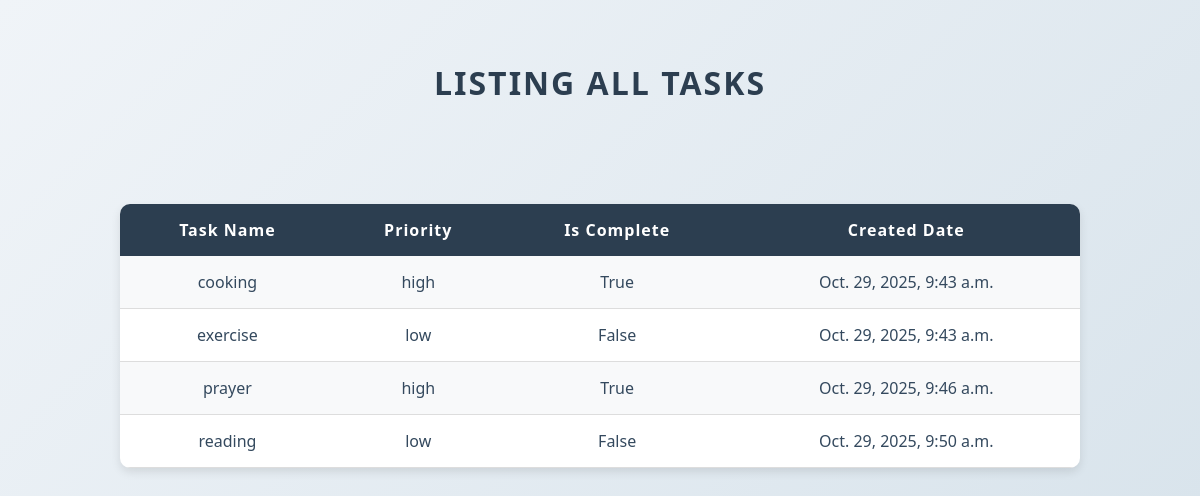
The app's page /tasklisting/ (signed in) with its own data.
### task_app/models.py (models this page shows)
class TaskModel(models.Model):
    priority_choice = [('high','high'),
                       ('low','low')]
    user = models.ForeignKey(User,on_delete=models.CASCADE)
    task_name = models.CharField(max_length=50)
    priority = models.CharField(max_length=50,choices=priority_choice)
    created_date = models.DateTimeField(auto_now_add=True)
    is_complete = models.BooleanField(default=False)

### task_app/views.py (the view)
# urls.py: path('tasklisting/',TaskListView.as_view(),name="listtask"),
class TaskListView(View):
     def get(self,request):
          task = TaskModel.objects.filter(user = request.user)
          return render(request,"task_list.html",{"task":task})

### task_app/templates/task_list.html (shortened to what this page needs)
<!DOCTYPE html>
<html lang="en">
<head>
</head>
<body>
    <h1>Listing All Tasks</h1>
    <table>
        <th>Task Name</th>
        <th>Priority</th>
        <th>Is Complete</th>
        <th>Created Date</th>
        {% for data in task %}
        <tr>
            <td>{{data.task_name}}</td>
            <td>{{data.priority}}</td>
            <td>{{data.is_complete}}</td>
            <td>{{data.created_date}}</td>
        </tr>
        {% endfor %}
    </table>
</body>
</html>

### task_app/templates/task_list.html (style rules this page uses)
body { font-family: "Segoe UI", Tahoma, Geneva, Verdana, sans-serif; background: linear-gradient(135deg, #f0f4f8, #d9e4ec); margin: 0; padding: 40px 0; }
h1 { text-align: center; color: #2c3e50; margin-bottom: 100px; text-transform: uppercase; letter-spacing: 2px; }
table { border-collapse: collapse; margin: auto; width: 80%; background-color: white; box-shadow: 0 4px 10px rgba(0, 0, 0, 0.1); border-radius: 10px; overflow: hidden; }
th, td { padding: 15px; text-align: center; }
th { background-color: #2c3e50; color: white; font-weight: 600; letter-spacing: 1px; }
td { border-bottom: 1px solid #ddd; color: #34495e; }
tr:nth-child(even) { background-color: #f8f9fa; }

### records on screen
TaskModel: task_name "cooking", priority "high", is_complete "True", created_date "Oct. 29, 2025, 9:43 a.m."
TaskModel: task_name "exercise", priority "low", is_complete "False", created_date "Oct. 29, 2025, 9:43 a.m."
TaskModel: task_name "prayer", priority "high", is_complete "True", created_date "Oct. 29, 2025, 9:46 a.m."
TaskModel: task_name "reading", priority "low", is_complete "False", created_date "Oct. 29, 2025, 9:50 a.m."
